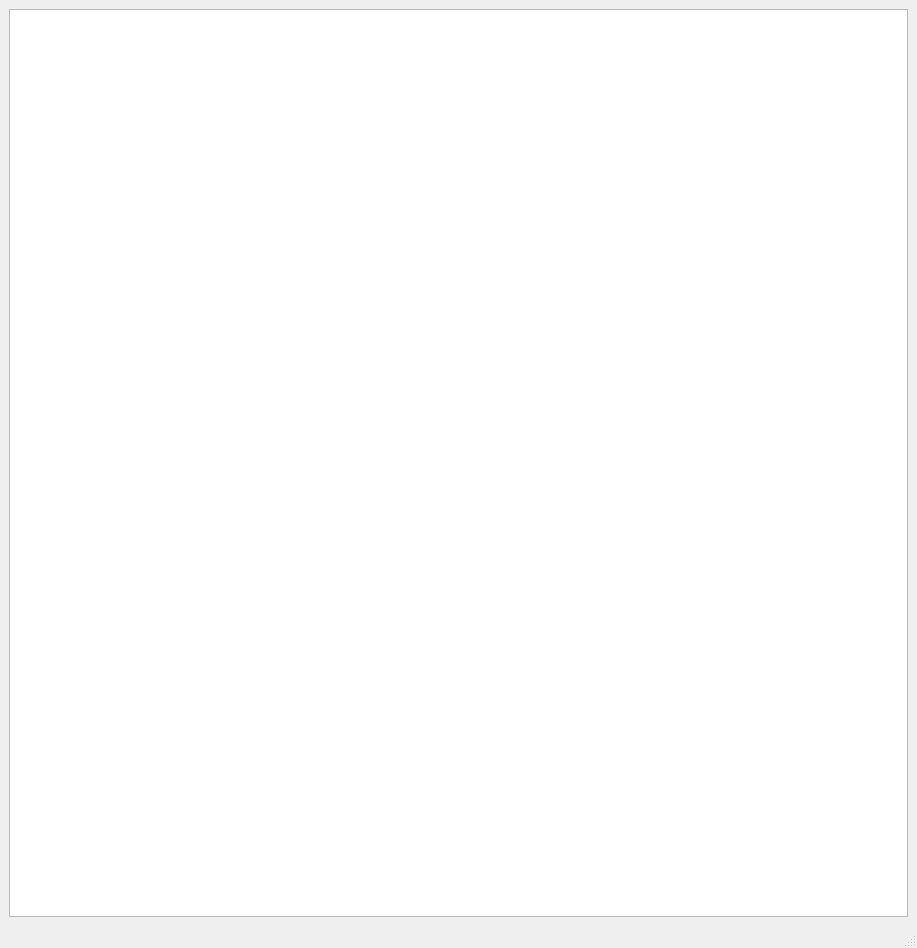
<?xml version="1.0" encoding="UTF-8"?>
<ui version="4.0">
 <class>MainWindow</class>
 <widget class="QMainWindow" name="MainWindow">
  <property name="geometry">
   <rect>
    <x>0</x>
    <y>0</y>
    <width>917</width>
    <height>948</height>
   </rect>
  </property>
  <property name="windowTitle">
   <string>MainWindow</string>
  </property>
  <widget class="QWidget" name="centralwidget">
   <layout class="QVBoxLayout" name="verticalLayout">
    <item>
     <widget class="QTextEdit" name="preview_ascii_text_edit"/>
    </item>
   </layout>
  </widget>
  <widget class="QMenuBar" name="menubar">
   <property name="geometry">
    <rect>
     <x>0</x>
     <y>0</y>
     <width>917</width>
     <height>20</height>
    </rect>
   </property>
  </widget>
  <widget class="QStatusBar" name="statusbar"/>
 </widget>
 <resources/>
 <connections/>
</ui>
